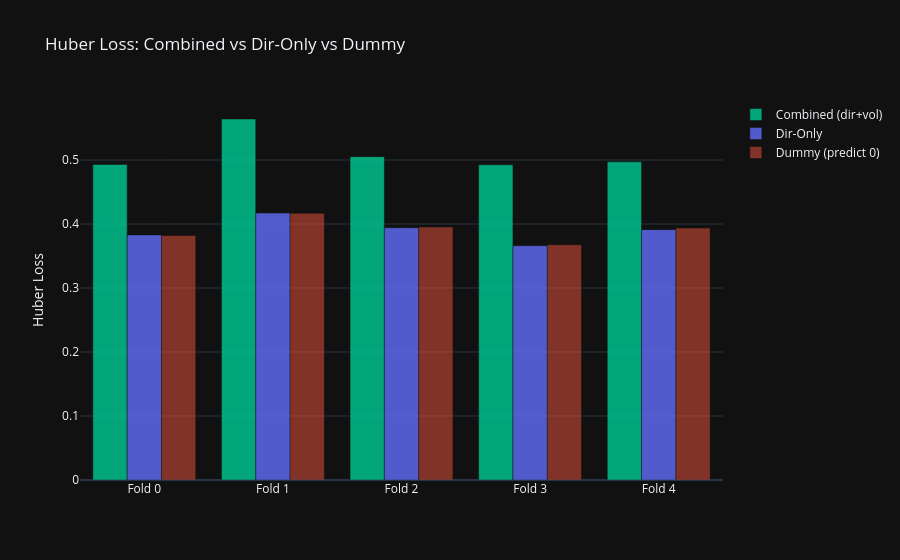

The notebook cell this image was saved under:
### Code cell
# Loss comparison: combined vs direction-only vs dummy
fig = go.Figure()
fig.add_trace(go.Bar(
    x=fold_labels,
    y=[r.combined_loss for r in exp_results],
    name="Combined (dir+vol)", marker_color="#00cc96", opacity=0.8,
))
fig.add_trace(go.Bar(
    x=fold_labels,
    y=[r.dir_only_loss for r in exp_results],
    name="Dir-Only", marker_color="#636efa", opacity=0.8,
))
fig.add_trace(go.Bar(
    x=fold_labels,
    y=[r.dummy_loss for r in exp_results],
    name="Dummy (predict 0)", marker_color="#ef553b", opacity=0.5,
))
fig.update_layout(
    template="plotly_dark",
    title="Huber Loss: Combined vs Dir-Only vs Dummy",
    yaxis_title="Huber Loss",
    barmode="group",
)
fig.show()

### Figure 1 — Plotly figure (JSON) as saved in the notebook; plotly's stock layout.template omitted (floating-point values rounded to 4 significant figures)
{"data": [{"marker": {"color": "#00cc96"}, "name": "Combined (dir+vol)", "opacity": 0.8, "type": "bar", "x": ["Fold 0", "Fold 1", "Fold 2", "Fold 3", "Fold 4"], "y": [0.4931, 0.5641, 0.5053, 0.4925, 0.4973]}, {"marker": {"color": "#636efa"}, "name": "Dir-Only", "opacity": 0.8, "type": "bar", "x": ["Fold 0", "Fold 1", "Fold 2", "Fold 3", "Fold 4"], "y": [0.383, 0.4171, 0.3942, 0.3661, 0.3912]}, {"marker": {"color": "#ef553b"}, "name": "Dummy (predict 0)", "opacity": 0.5, "type": "bar", "x": ["Fold 0", "Fold 1", "Fold 2", "Fold 3", "Fold 4"], "y": [0.3821, 0.4167, 0.3953, 0.3677, 0.3937]}], "layout": {"barmode": "group", "title": {"text": "Huber Loss: Combined vs Dir-Only vs Dummy"}, "yaxis": {"title": {"text": "Huber Loss"}}}}
